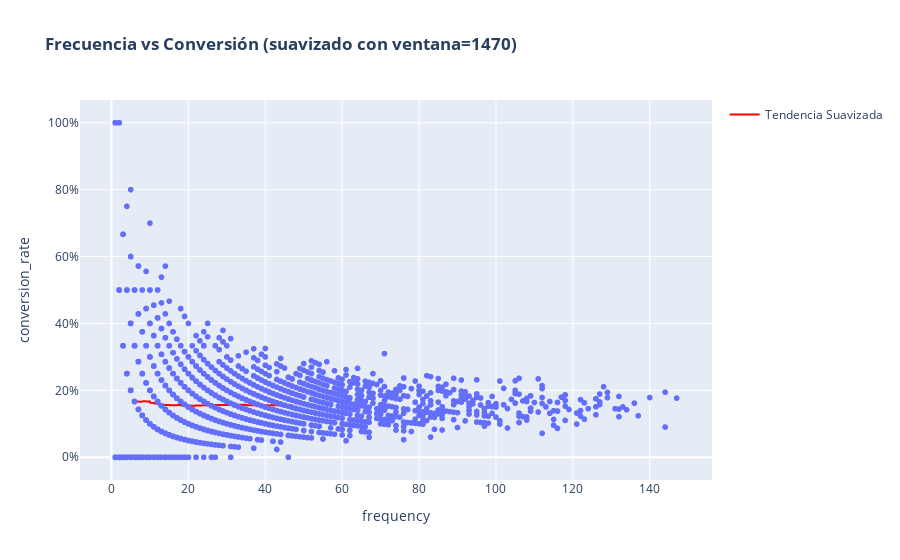

Notebook code for this chart:
### Code cell
def plot_with_smoothing(reminders, window_frac=0.3):
    df = reminders.groupby('customer_id').agg(
        frequency=('reminder_id', 'count'),
        conversion_rate=('payment_triggered', 'mean')
    ).sort_values('frequency').reset_index()

    # Suavizado manual (media móvil)
    window_size = max(1, int(len(df) * window_frac))
    df['smoothed'] = df['conversion_rate'].rolling(window=window_size, center=True).mean()

    fig = px.scatter(
        df,
        x='frequency',
        y='conversion_rate',
        title=f'<b>Frecuencia vs Conversión (suavizado con ventana={window_size})</b>'
    )

    fig.add_trace(
        go.Scatter(
            x=df['frequency'],
            y=df['smoothed'],
            mode='lines',
            line=dict(color='red', width=2),
            name='Tendencia Suavizada'
        )
    )

    fig.update_layout(
        yaxis_tickformat=',.0%',
        hovermode='x unified'
    )
    fig.show()

# Uso:
plot_with_smoothing(reminders)

### Figure 1 — Plotly figure (JSON) as saved in the notebook; plotly's stock layout.template omitted (floating-point values rounded to 4 significant figures; data arrays with more than 128 entries replaced by an {"elided": "..."} marker saying what was removed)
{"data": [{"hovertemplate": "frequency=%{x}<br>conversion_rate=%{y}<extra></extra>", "legendgroup": "", "marker": {"color": "#636efa", "symbol": "circle"}, "mode": "markers", "name": "", "showlegend": false, "x": {"elided": "4902 int values"}, "xaxis": "x", "y": {"elided": "4902 float values"}, "yaxis": "y", "type": "scattergl"}, {"line": {"color": "red", "width": 2}, "mode": "lines", "name": "Tendencia Suavizada", "x": {"elided": "4902 int values"}, "y": {"elided": "4902 float values"}, "type": "scatter"}], "layout": {"xaxis": {"anchor": "y", "domain": [0.0, 1.0], "title": {"text": "frequency"}}, "yaxis": {"anchor": "x", "domain": [0.0, 1.0], "title": {"text": "conversion_rate"}, "tickformat": ",.0%"}, "legend": {"tracegroupgap": 0}, "title": {"text": "<b>Frecuencia vs Conversión (suavizado con ventana=1470)</b>"}, "hovermode": "x unified"}}
